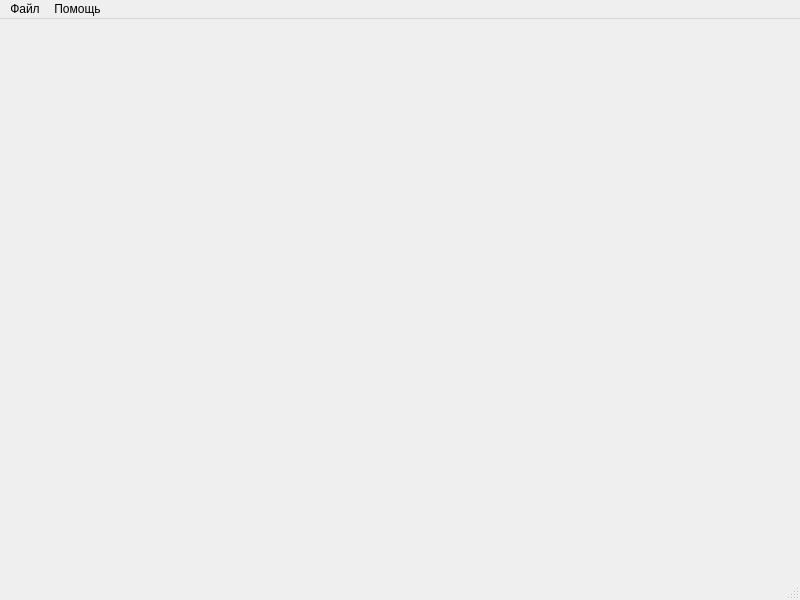
<?xml version="1.0" encoding="UTF-8"?>
<ui version="4.0">
 <class>MainWindow</class>
 <widget class="QMainWindow" name="MainWindow">
  <property name="geometry">
   <rect>
    <x>0</x>
    <y>0</y>
    <width>800</width>
    <height>600</height>
   </rect>
  </property>
  <property name="windowTitle">
   <string>MainWindow</string>
  </property>
  <widget class="QWidget" name="centralwidget">
   <layout class="QGridLayout" name="gridLayout_2">
    <item row="0" column="0">
     <layout class="QGridLayout" name="gridLayout"/>
    </item>
   </layout>
  </widget>
  <widget class="QMenuBar" name="menubar">
   <property name="geometry">
    <rect>
     <x>0</x>
     <y>0</y>
     <width>800</width>
     <height>25</height>
    </rect>
   </property>
   <widget class="QMenu" name="menu_DB">
    <property name="title">
     <string>Файл</string>
    </property>
    <addaction name="action_createDB"/>
    <addaction name="action_openDB"/>
   </widget>
   <widget class="QMenu" name="menu_Help">
    <property name="title">
     <string>Помощь</string>
    </property>
    <addaction name="action_Help"/>
   </widget>
   <addaction name="menu_DB"/>
   <addaction name="menu_Help"/>
  </widget>
  <widget class="QStatusBar" name="statusbar"/>
  <action name="action_createDB">
   <property name="text">
    <string>Создать новую базу данных...</string>
   </property>
  </action>
  <action name="action_openDB">
   <property name="text">
    <string>Открыть существующую базу данных...</string>
   </property>
  </action>
  <action name="action_Help">
   <property name="text">
    <string>О программе...</string>
   </property>
  </action>
 </widget>
 <resources/>
 <connections/>
</ui>
